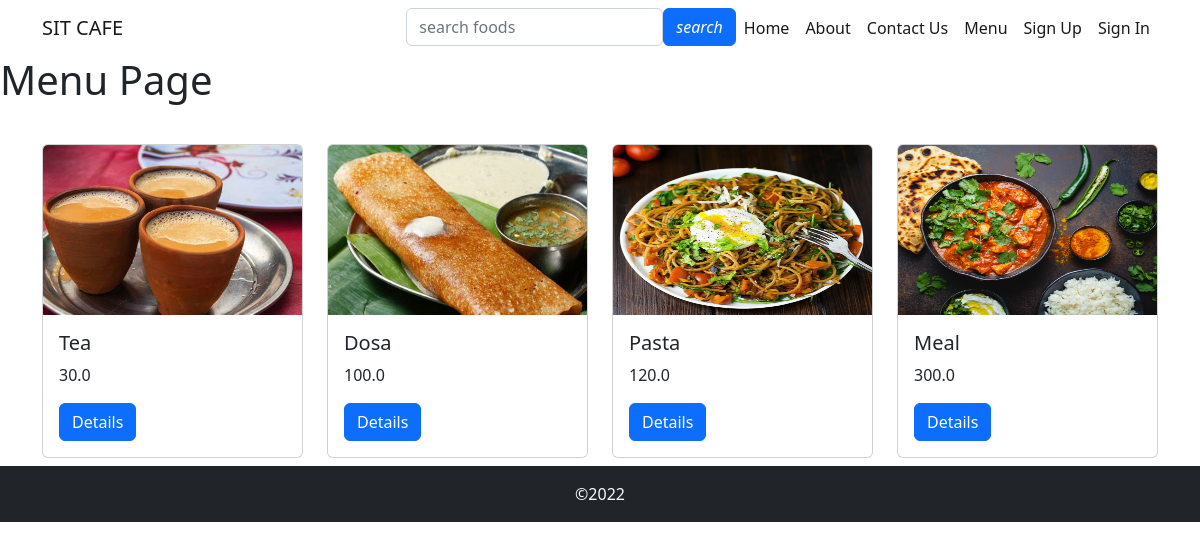
The page /food/menu/ on the database its author committed.
### food/models.py (models this page shows, shortened)
class Food(models.Model):
    category = models.ForeignKey(Cuisine, on_delete=models.DO_NOTHING)
    name = models.CharField(max_length=100)
    price = models.FloatField()
    description = models.TextField()
    secondary_description = models.TextField(blank=True)
    is_available = models.BooleanField(default=True)
    photo = models.ImageField(upload_to = 'food_images/')

### food/views.py (the view)
# urls.py: path('menu/', views.menu, name="menu"),
def menu(request):
    foods = Food.objects.all()
    context ={
        'foods' : foods
    }
    return render(request, 'food/menu.html', context)

### templates/food/menu.html (shortened to what this page needs)
{% extends 'base.html' %}
{% block content %}
<h1>Menu Page</h1>
<br>
<div class="container">
    <div class="row">
        {% for food in foods %}
        <div class="col-md-3">
            <div class="card my-2">
                <img src="{{food.photo.url}}" alt="" class="card-img-top" height="170">
                <div class="card-body">
                    <h5 class="h5">{{food.name}}</h5>
                    <p class="card-text">{{food.price}}</p>
                    <a href="{% url 'details' food.id%}" class="btn btn-primary">Details</a>
                </div>
            </div>
        </div>
        {% endfor %}
    </div>
</div>
{% endblock content %}

### templates/base.html (shortened to what this page needs)
{% load static %}
<!DOCTYPE html>
<html lang="en">
<head>
    <link rel="stylesheet" href="{% static 'bs/bootstrap.min.css' %}">
    <link rel="stylesheet" href="{% static 'css/style.css' %}">
</head>
<body>
    <nav class="navbar navbar-expand-lg">
        <div class="container">
          <a class="navbar-brand" href="#">SIT CAFE</a>
          <div class="collapse navbar-collapse" id="navbarSupportedContent">
            <ul class="navbar-nav ms-auto mb-2 mb-lg-0">
              <li class="nav-item">
                <form action="{% url 'search' %}" method="post">
                  <div class="form-outline d-flex">
                    <input type="search" id="form1" placeholder="search foods" class="form-control" name="form1"/>
                    <button type="submit" class="btn btn-primary">
                      <i class="fas fa-search"> search</i>
                    </button>
                  </div>
                </form>
              </li>
              <li class="nav-item">
                <a class="nav-link active" aria-current="page" href="{% url 'home'%}">Home</a>
              </li>
              <li class="nav-item">
                <a class="nav-link active" aria-current="page" href="{% url 'about_us'%}">About</a>
              </li>
              <li class="nav-item">
                <a class="nav-link active" aria-current="page" href="{% url 'contact_us'%}">Contact Us</a>
              </li>
              <li class="nav-item">
                <a class="nav-link active" aria-current="page" href="{% url 'menu'%}">Menu</a>
              </li>
              {% if user.is_authenticated %}
              <li class="nav-item dropdown">
                <a class="nav-link dropdown-toggle" href="#" id="navbarDropdown" role="button" data-bs-toggle="dropdown" aria-expanded="false">
                  Welcome, {{user.first_name}}
                </a>
                <ul class="dropdown-menu" aria-labelledby="navbarDropdown">
                  <li><a class="dropdown-item" href="{% url 'orders' %}">Orders</a></li>
                  <li><hr class="dropdown-divider"></li>
                  <li><a class="dropdown-item" href="{% url 'signout' %}">log out</a></li>
                </ul>
              </li>
              {% else %}
              <li class="nav-item">
                <a class="nav-link active" aria-current="page" href="{% url 'signup' %}">Sign Up</a>
              </li>
              <li class="nav-item">
                <a class="nav-link active" aria-current="page" href="{% url 'signin' %}">Sign In</a>
              </li>
              {% endif %}
            </ul>
          </div>
        </div>
    </nav>
    {% block content %}
    {% endblock content %}
    <footer class="bg-dark text-light p-3 text-center">
        &copy;2022
    </footer>
</body>
</html>

### rows shown on the page
Food: photo (picture), name "Tea", price "30.0"
Food: photo (picture), name "Dosa", price "100.0"
Food: photo (picture), name "Pasta", price "120.0"
Food: photo (picture), name "Meal", price "300.0"
